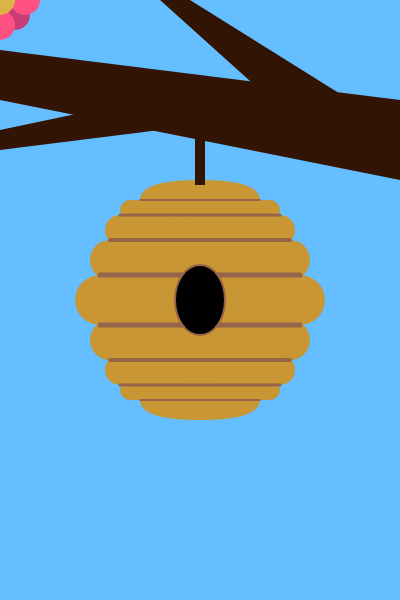
Frame 1 (no input)
Frame 60 (no input): identical to frame 1, image omitted
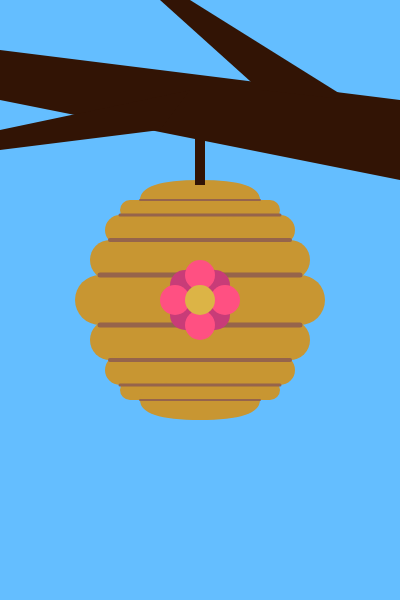
Frame 120 (the mouse pressed at the canvas centre since frame 60)

The p5.js sketch that drew these frames (run headless with seeded random() and noise() and a simulated clock; from frame 60 on, the mouse is pressed at the canvas centre):

// p5.js sketch
// ── sketch.js
let bees = []
let numofbees = 70
let check = false
function setup() {
  createCanvas(400, 600);
  for (let i = 0; i < numofbees; i++){
    bees.push(new Bees(200,300))
  }
  
}

function draw() {
  background(100,190,255);
  //Beehive
  stroke(200,150,50)
  hive(100,300,50)
  hive(110,260,40)
  hive(110,340,40)
  hive(120,230,30)
  hive(120,370,30)
  hive(130,210,20)
  hive(130,390,20)
  ellipse(200,200,100,20)
  ellipse(200,400,100,20)
  
  stroke(150,100,75)
  hive(100,275,5)
  hive(100,325,5)
  hive(110,240,4)
  hive(110,360,4)
  hive(120,215,3)
  hive(120,385,3)
  hive(140,200,2)
  hive(140,400,2)
  fill(0)
  ellipse(200,300,50,70)
  rectMode(CENTER)
  noStroke()
  fill(50,20,5)
  rect(200,150,10,70)
  quad(0,50,0,100,400,180,400,100)
  quad(160,0,190,0,350,100,260,90)
  quad(160,130,190,90,0,130,0,150)
  
  //flower
  flower(mouseX,mouseY)
  
  
  if (mouseButton){
  //bees
  for (let bee of bees){
    bee.followcursor()
    bee.update()
    bee.display()
  
  }
  }
}


function hive (x,y,s){
  strokeWeight(s)
  line(x,y,400-x,y)
  
}

function flower(x,y){
    noStroke()
    fill(200,60,120)
    circle(x+15,y-15,30)
    circle(x-15,y+15,30)
    circle(x+15,y+15,30)
    circle(x-15,y-15,30)
    fill(255,80,130)
    ellipse(x,y+25,30,30)
    ellipse(x,y-25,30,30)
    ellipse(x+25,y,30,30)
    ellipse(x-25,y,30,30)
    fill(220,180,70)
    circle(x,y,30)  
}

class Bees {
  constructor(x,y){
    this.x = x
    this.y = y
    this.speedx = random(1,7)
    this.speedy = random(1,7)
  }
  
  followcursor(){
    let spacex = mouseX - this.x
    let spacey = mouseY - this.y
    
    let distance = dist(this.x,this.y,mouseX,mouseY)
    spacex /= distance
    spacey /= distance
    
    this.x += spacex *this.speedx
    this.y += spacey * this.speedy
  }
  
  checkEdges(){
    if ( this.x > width || this.x < 0){
      this.speedx = -this.speedx;
    }
   if (this.y > height || this.y < 0){
      this.speedy = -this.speedy;
   }
  }
  
  update(){
    this.checkEdges()
  }
  display(){
    fill(220,180,50)
    stroke(220,180,50)
    ellipse(this.x,this.y,20,15)
    fill(0)
    rectMode(CENTER)
    rect(this.x,this.y,4,15)
    rect(this.x+4,this.y,3,14)
    rect(this.x-4,this.y,3,14)
    stroke(0)
    strokeWeight(1)
    line(this.x+7,this.y-5,this.x+9,this.y-10)
    circle(this.x+9,this.y-10,2)
    fill(255)
    stroke(255)
    ellipse(this.x-5,this.y-8,9,6)
  }
}
